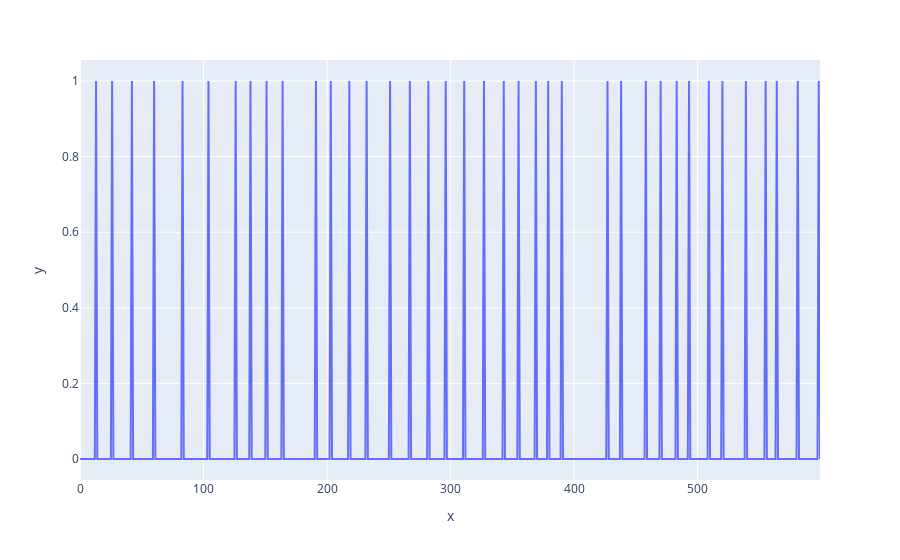

The cell this chart's notebook holds for it:
### Code cell
import plotly.express as px

start=0
end=600 #learn.experience_replay.memory.bs()

line_range=np.arange(start,ifnone(end,learn.experience_replay.memory.bs()))
y_values=np.zeros((ifnone(end,learn.experience_replay.memory.bs())-start,))

y_values[learn.experience_replay.memory[start:end]['all_done'].reshape(-1,)]=1

px.line(x=line_range,y=y_values)

### Figure 1 — Plotly figure (JSON) as saved in the notebook; plotly's stock layout.template omitted (floating-point values rounded to 4 significant figures; data arrays with more than 128 entries replaced by an {"elided": "..."} marker saying what was removed)
{"data": [{"hovertemplate": "x=%{x}<br>y=%{y}<extra></extra>", "legendgroup": "", "line": {"color": "#636efa", "dash": "solid"}, "marker": {"symbol": "circle"}, "mode": "lines", "name": "", "orientation": "v", "showlegend": false, "type": "scatter", "x": {"elided": "600 int values"}, "xaxis": "x", "y": {"elided": "600 int values"}, "yaxis": "y"}], "layout": {"autosize": true, "legend": {"tracegroupgap": 0}, "margin": {"t": 60}, "xaxis": {"anchor": "y", "autorange": true, "domain": [0, 1], "range": [0, 599], "title": {"text": "x"}, "type": "linear"}, "yaxis": {"anchor": "x", "autorange": true, "domain": [0, 1], "range": [-0.05556, 1.056], "title": {"text": "y"}, "type": "linear"}}}
